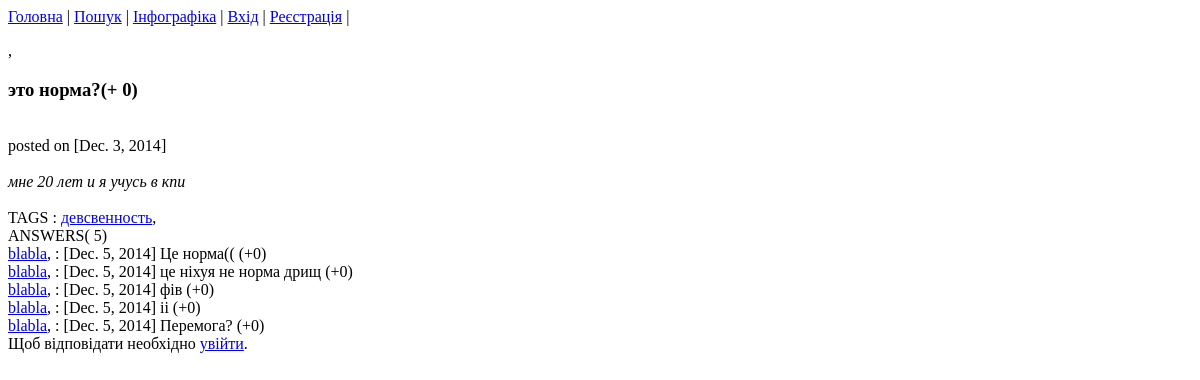
/details?id=20, run on an earlier commit of the app's database.
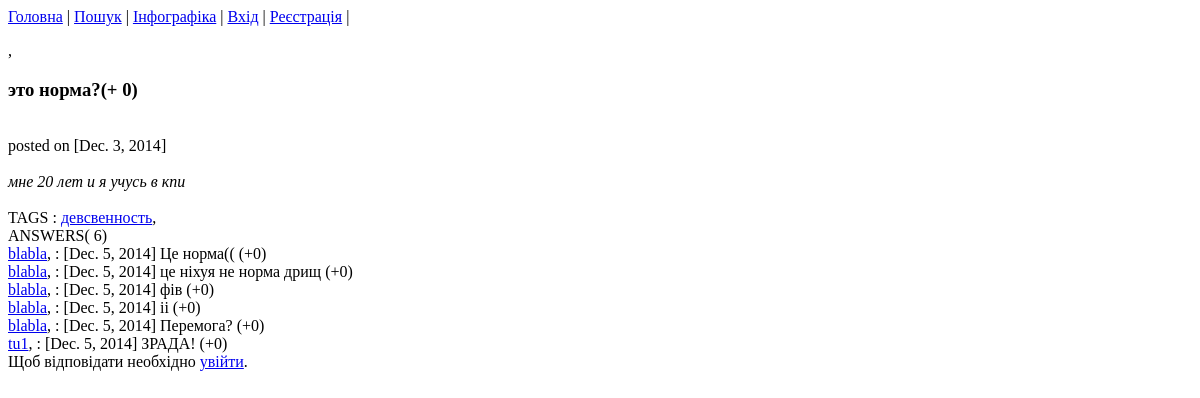
And on a later commit of the database.
### qanda/models.py (models this page shows)
class Tag(models.Model):
    name = models.CharField(max_length=65, unique=True)

class Question(models.Model):
   title = models.TextField()
   content = models.TextField()
   postdate = models.DateField()
   user_iduser = models.ForeignKey(User)
   likes = models.ManyToManyField(User,related_name="question_likes", default=0) #???
   tags = models.ManyToManyField(Tag,related_name="question_tags")

class Answer(models.Model):
    content = models.TextField()
    postdate = models.DateField()
    user_iduser = models.ForeignKey(User)
    question_idquestion = models.ForeignKey('Question', db_column='question_idquestion', related_name='answers')
    likes = models.ManyToManyField(User, related_name="answer_likes")

### qanda/views.py (the view, shortened to what this page needs)
# urls.py: url(r'details', 'qanda.views.details'),
def details(request):
    if request.method == 'GET':
        qst = Question.objects.get(id=int(request.GET['id']))
        return render_to_response('details.html', {'obj': qst},  context_instance=RequestContext(request))

### qanda/templates/details.html (shortened to what this page needs)
{% extends "base.html" %}
{% block main_content %}
    <a href="index?search_by_user={{ obj.user_iduser.id }}" > {{ obj.user_iduser.username }}</a>,
    <h3>{{ obj.title }}(+ {{obj.likes.all|length }})</h3>
<br>
    posted on [{{ obj.postdate }}] <br>
      <br>
    <i>{{ obj.content }}</i><br>
    <br>
    TAGS :
        {% for t in obj.tags.all %}
        <a href="index?search_tag={{ t.id }}" >{{ t.name }}</a>,
        {% endfor %}
    <br>ANSWERS( {{ obj.answers.all|length }})
    {% for an in  obj.answers.all|dictsortreversed:"likes.count" %}
        <br> <a href="index?search_by_user={{ an.user_iduser.id }}" > {{ an.user_iduser.username }}</a>, : [{{ an.postdate }}] {{ an.content }}
        (+{{an.likes.all|length}})
    {% endfor %}
    {% if  user.is_authenticated  %}
    <br>
    <form action="details_add_answer" method="POST">{% csrf_token %}
    <input type="text" name="content">
        <input type = "hidden" name="qst_id" value="{{ obj.id }}">
    <input type="submit" value="Додати відповідь">
    </form>
    {% else %}
     <br> Щоб відповідати необхідно    <a href="login">увійти</a>.
    {% endif %}
{% endblock %}

What changed in the data, as far as the page shows it:
computed for Question "это норма?": answers.all|length "5" → "6"
added Answer: user_iduser.username "tu1", postdate "Dec. 5, 2014", content "ЗРАДА!", likes.all|length "0"
